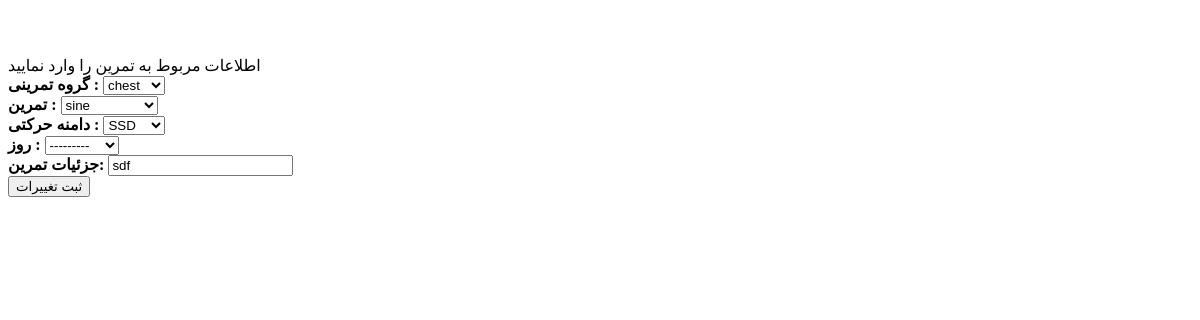
/manage_exercise/4/ExercisePlanItems/4/ (signed in), run on an earlier commit of the app's database.
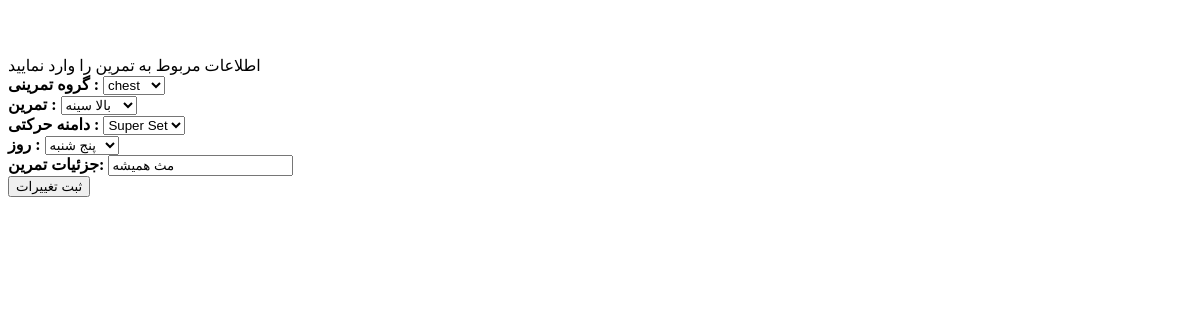
And on a later commit of the database.
### Exercise/models.py (models this page shows, shortened)
class ExercisePlanItems(models.Model):
    DAYS_OF_WEEK = [
        ('شنبه', 'شنبه'),
        ('یکشنبه', 'یکشنبه'),
        ('دوشنبه', 'دوشنبه'),
        ('سه شنبه', 'سه شنبه'),
        ('چهارشنبه', 'چهارشنبه'),
        ('پنج شنبه', 'پنج شنبه'),
        ('جمعه', 'جمعه'),
    ]
    exercise_plan = models.ForeignKey(
        ExercisePlan, verbose_name="Exercise Plan", on_delete=models.CASCADE)
    exercise_category = models.ForeignKey(
        ExerciseCategory, verbose_name="Exercise Category", on_delete=models.CASCADE, null=True, blank=True)
    exercise = ChainedForeignKey(
        Exercise, verbose_name="Exercise", chained_field='exercise_category', chained_model_field="exercise_category", show_all=False, sort=True)
    domain = models.ForeignKey(
        Domain, verbose_name="Domain", on_delete=models.CASCADE, null=True, blank=True)
    exercise_details = models.CharField(
        verbose_name="Exercise Details", max_length=100)
    days = models.CharField(
        max_length=15, choices=DAYS_OF_WEEK, null=True, blank=True)

### Exercise/views.py (the view, shortened to what this page needs)
# urls.py: path('<int:id>/ExercisePlanItems/<int:pk>/' , EditExercisePlanItems.as_view() , name='EditExercisePlanItems'),
class EditExercisePlanItems(LoginRequiredMixin, UpdateView):
    model = ExercisePlanItems
    template_name = 'Plans/ExercisePlans/ExercisePlanItems/EditExercisePlanItem.html'
    form_class = EditExercisePlanItem
    pk_url_kwarg = 'pk'
    id_url_kwarg = 'id'

### Exercise/forms.py
class EditExercisePlanItem(forms.ModelForm):
    class Meta:
        model = ExercisePlanItems
        exclude = ['exercise_plan', ]

### Exercise/models.py (called while the page is built)
    def __str__(self):
        return self.title

    def __str__(self):
        return self.title

    def __str__(self):
        return self.exercise_name

### Template/Plans/ExercisePlans/ExercisePlanItems/EditExercisePlanItem.html (shortened to what this page needs)
{% load widget_tweaks %}
{% load static %}
{% block EditExercisePlansItem %}
<div class="container">
    <div class="row justify-content-center">
        <div class="col-lg-6">
            <div class="section-title chart-calculate-title text-right">
                    <h2 style="color : #fff">ویرایش تمرین موجود در برنامه</h2>
                    <span>اطلاعات مربوط به تمرین را وارد نمایید</span>
            </div>
            <div class="chart-calculate-form">
                <form method="POST" enctype='multipart/form-data' id="exercise_plan_item_input_form" action="{{object.pk}}/">
                    <div class="form-group col-md-12">
                        <strong>گروه تمرینی :</strong>
                        {% render_field form.exercise_category type="text" class="form-control choosebox"%}
                    </div>
                    <div class="form-group col-md-12">
                        <strong>تمرین :</strong>
                        {% render_field form.exercise type="text" class="form-control choosebox"%}
                    </div>
                    <div class="form-group col-md-12">
                        <strong>دامنه حرکتی :</strong>
                        {% render_field form.domain type="text" class="form-control choosebox"%}
                    </div>
                    <div class="form-group col-md-12">
                        <strong>روز :</strong>
                        {% render_field form.days type="text" class="form-control choosebox"%}
                    </div>
                    <div class="form-group col-md-12">
                        <strong>جزئيات تمرین:</strong>
                        {% render_field form.exercise_details type="text" class="form-control choosebox"%}
                    </div>
                    <div class="d-flex justify-content-center mb-4">
                        <div class="col-md-12">
                        <button type="submit" >ثبت تغییرات</button>
                        </div>
                    </div>
                </form>
            </div>
        </div>
    </div>
</div>
{% endblock EditExercisePlansItem %}

What changed in the data, as far as the page shows it:
changed ExercisePlanItems "chest": exercise "sine" → "بالا سینه"; domain "SSD" → "Super Set"; days "---------" → "پنج شنبه"; exercise_details "sdf" → "مث همیشه"
